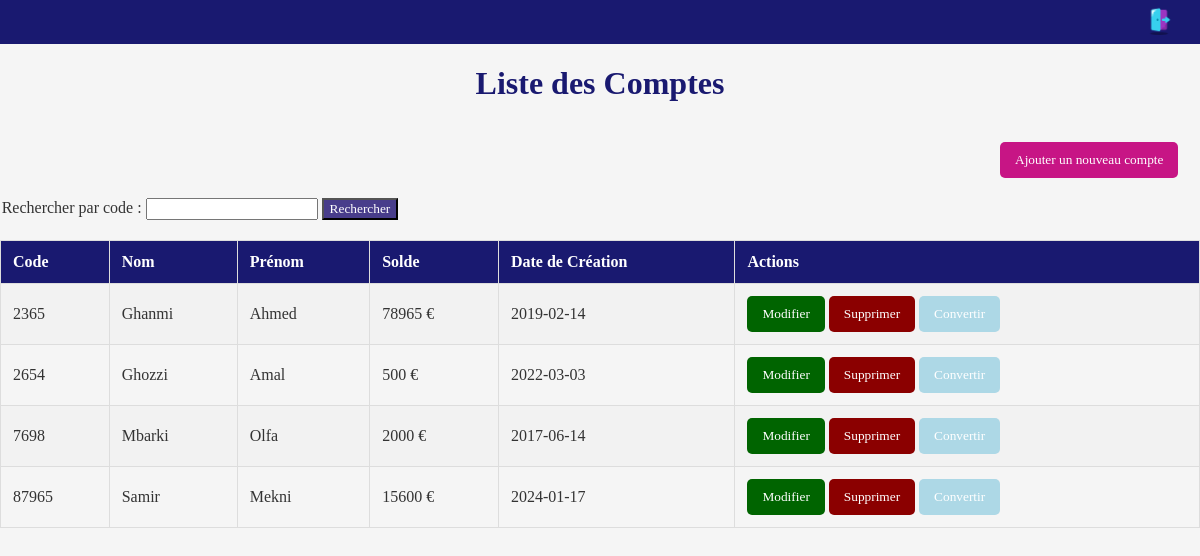
The page / on the database its author committed.
### tables this page shows
CREATE TABLE `compte` (
  `nom` varchar(50) NOT NULL,
  `prenom` varchar(50) NOT NULL,
  `solde` double NOT NULL,
  `datecreation` date NOT NULL,
  `code` int(11) NOT NULL
);

### index.php (the view, shortened to what this page needs)
<?php
require_once 'dbconfig.php';
try {
    $stmt = $conn->prepare("SELECT * FROM compte");
    $stmt->execute();
    $comptes = $stmt->fetchAll(PDO::FETCH_ASSOC);
} catch(PDOException $e) {
    echo "Erreur : " . $e->getMessage();
    exit;
}
?>
<!DOCTYPE html>
<html lang="en">
<head>
</head>
<body>
<nav>
        <a href="login.php"><img src="logout.png" style="width:30px"/></a>
    </nav>
    <h1>Liste des Comptes</h1>
    <a href="ajouter_compte.php" >
        <button style="background-color:#C71585;margin-left:1000px" id="aa">Ajouter un nouveau compte</button>
    </a>
    <form method="get" action="">
        <label for="code_recherche">Rechercher par code :</label>
        <input type="text" name="code_recherche" required style="font-family:Georgia,serif">
        <input type="submit" value="Rechercher" style="font-family:Georgia,serif;background-color:#483D8B;color:white">
    </form>
    <?php if(isset($comptes) && !empty($comptes)): ?>
        <table border="1">
            <tr>
                <th>Code</th>
                <th>Nom</th>
                <th>Prénom</th>
                <th>Solde</th>
                <th>Date de Création</th>
                <th>Actions</th>
            </tr>
            <?php foreach ($comptes as $compte): ?>
                <tr>
                    <td><?php echo htmlspecialchars($compte['code']); ?></td>
                    <td><?php echo htmlspecialchars($compte['nom']); ?></td>
                    <td><?php echo htmlspecialchars($compte['prenom']); ?></td>
                    <td id="solde_<?php echo htmlspecialchars($compte['code']); ?>"><?php echo htmlspecialchars($compte['solde']); ?> €</td>
                    <td><?php echo htmlspecialchars($compte['datecreation']); ?></td>
                    <td>
                    <button style="background-color: #006400"><a href="modifier_compte.php?code=<?php echo htmlspecialchars($compte['code']); ?>" style="text-decoration: none; color: white;">Modifier</a></button>
                    <button onclick="confirmerSuppression('<?php echo htmlspecialchars($compte['code']); ?>')"  style="background-color:#8B0000">Supprimer</button>
                        <button style="background-color:#ADD8E6" onclick="convertirEnDinar('<?php echo htmlspecialchars($compte['code']); ?>')">Convertir</button>
                    </td>
                </tr>
            <?php endforeach; ?>
        </table>
    <?php else: ?>
        <p>Aucun compte trouvé.</p>
    <?php endif; ?>
</body>
</html>

### index.php (style rules this page uses)
body { font-family: 'Arial', sans-serif; background-color: #f5f5f5; margin: 0; padding: 0; color: #333; font-family:Georgia,serif; }
h1 { text-align: center; color: #191970; margin-bottom: 30px; }
button { background-color: #333; color: white; padding: 10px 15px; border: none; border-radius: 5px; cursor: pointer; font-family:Georgia,serif }
form { text-align: center; margin-top:20px; margin-left:-800px }
table { width: 100%; border-collapse: collapse; margin-top: 20px; }
th, td { border: 1px solid #ddd; padding: 12px; text-align: left; }
th { background-color: #191970 ; color: white; }
tr:nth-child(even) { background-color: #f2f2f2; }
a { color: #333; text-decoration: none; font-family:Georgia,serif }
#aa { margin-top:10px; }
nav { padding: 5px; text-align: right; background-color: #191970 ; color: white; }
nav a { color: white; text-decoration: none; margin-right: 20px; font-family:Georgia,serif }

### rows shown on the page
compte: code "2365", nom "Ghanmi", prenom "Ahmed", solde "78965", datecreation "2019-02-14"
compte: code "2654", nom "Ghozzi", prenom "Amal", solde "500", datecreation "2022-03-03"
compte: code "7698", nom "Mbarki", prenom "Olfa", solde "2000", datecreation "2017-06-14"
compte: code "87965", nom "Samir", prenom "Mekni", solde "15600", datecreation "2024-01-17"
